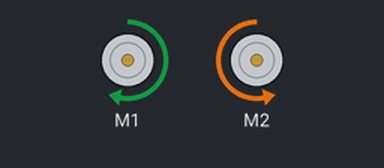
The sketch below on a simulated Arduino Uno, built with avr-gcc and run on an emulated ATmega328P. Shown: 2 × DC motor (green arrow = forward, orange = backward, longer = faster).

Above: at 0.1 s.
Timing chart, 0 to 1.6 s (numbered marks = the images above):
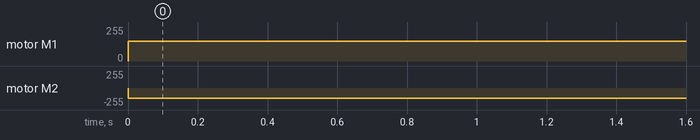

Measured:
- by itself, motor M1: stopped → forward 150/255 at 0.00 s
- by itself, motor M2: stopped → backward 150/255 at 0.00 s

The sketch:

motor_shield_v2_example.ino
```cpp
/**
 * Testing out TB Motor Shield
 * https://learn.adafruit.com/adafruit-motor-shield-v2-for-arduino/using-dc-motors
 */

#include <Wire.h>
#include <Adafruit_MotorShield.h>
#include "utility/Adafruit_MS_PWMServoDriver.h"

Adafruit_MotorShield AFMS = Adafruit_MotorShield();

Adafruit_DCMotor *motor1 = AFMS.getMotor(1);
Adafruit_DCMotor *motor2 = AFMS.getMotor(2);

void setup() {
  Serial.begin(9600);
  AFMS.begin();
  motor1->setSpeed(150);
  motor2->setSpeed(150);
  motor1->run(FORWARD);
  motor2->run(BACKWARD);
}

void loop() {
}
```
